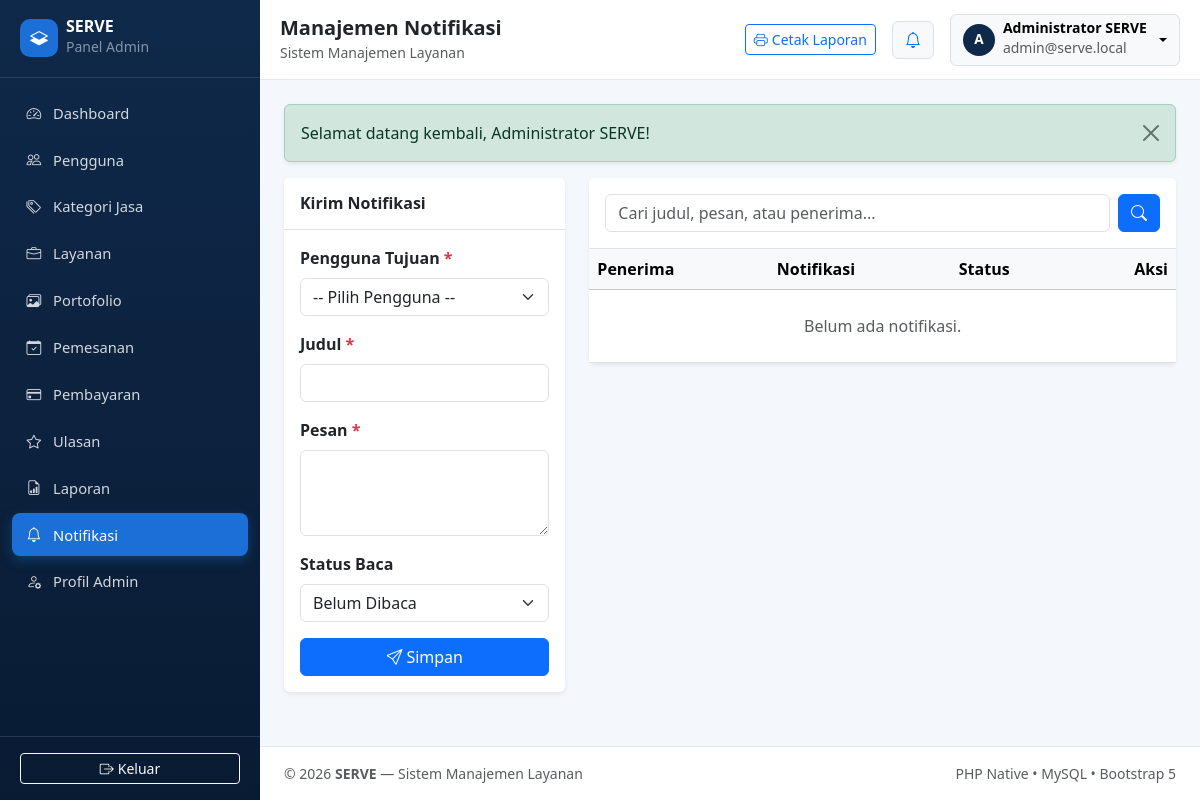
The page /admin/notifications.php (signed in) on the database its author committed.
### tables this page shows
CREATE TABLE IF NOT EXISTS `users` (
  `id` INT UNSIGNED NOT NULL AUTO_INCREMENT,
  `nama_lengkap` VARCHAR(120) NOT NULL,
  `email` VARCHAR(150) NOT NULL,
  `password` VARCHAR(255) NOT NULL,
  `role` ENUM('admin', 'penyedia', 'pelanggan') NOT NULL DEFAULT 'pelanggan',
  `no_telepon` VARCHAR(25) DEFAULT NULL,
  `alamat` TEXT DEFAULT NULL,
  `foto_profil` VARCHAR(255) DEFAULT NULL,
  `bio_penyedia` TEXT DEFAULT NULL,
  `pengalaman_tahun` SMALLINT UNSIGNED DEFAULT 0,
  `status_akun` ENUM('aktif', 'nonaktif') NOT NULL DEFAULT 'aktif',
  `created_at` DATETIME NOT NULL DEFAULT CURRENT_TIMESTAMP,
  `updated_at` DATETIME NOT NULL DEFAULT CURRENT_TIMESTAMP ON UPDATE CURRENT_TIMESTAMP,
  PRIMARY KEY (`id`),
  UNIQUE KEY `uk_users_email` (`email`),
  KEY `idx_users_role_status` (`role`, `status_akun`)
);

### includes/functions.php (called while the page is built, shortened)
<?php
require_once __DIR__ . '/flash.php';
function url(string $path = ''): string
{
    $cleanPath = ltrim($path, '/');
    return BASE_URL . '/' . $cleanPath;
}
function e(?string $value): string
{
    return htmlspecialchars($value ?? '', ENT_QUOTES, 'UTF-8');
}

### includes/auth_guard.php (called while the page is built, shortened)
<?php
require_once __DIR__ . '/functions.php';
function isLoggedIn(): bool
{
    return !empty($_SESSION['user']) && is_array($_SESSION['user']) && !empty($_SESSION['user']['id']);
}
function currentUser(): ?array
{
    return $_SESSION['user'];
}
function requireLogin(): void
{
    $userId = (int) $_SESSION['user']['id'];
    $pdo = getDBConnection();
    $stmt = $pdo->prepare(
        'SELECT id, nama_lengkap, email, role, foto_profil, status_akun FROM users WHERE id = :id LIMIT 1'
    );
    $stmt->execute(['id' => $userId]);
}
function requireRole(string|array $allowedRoles): void
{
    requireLogin();
}

### admin/notifications.php (the view, shortened to what this page needs)
<?php
require_once __DIR__ . '/_layout.php';
$pdo = adminDb();
$editNotif = null;
$q = trim((string) ($_GET['q'] ?? ''));
$sql = 'SELECT n.*, u.nama_lengkap, u.email
        FROM notifikasi n
        LEFT JOIN users u ON n.user_id = u.id
        WHERE 1=1';
$params = [];
$sql .= ' ORDER BY n.id DESC';
$stmt = $pdo->prepare($sql);
$stmt->execute($params);
$notifications = $stmt->fetchAll();
renderAdminHeader('Manajemen Notifikasi', 'notifications');
?>
<div class="row g-4">
    <div class="col-12 col-lg-4">
        <div class="card border-0 shadow-sm">
            <div class="card-header bg-white border-bottom py-3">
                <h2 class="h6 fw-bold mb-0"><?= $editNotif ? 'Edit Notifikasi #' . (int) $editNotif['id'] : 'Kirim Notifikasi'; ?></h2>
            </div>
            <div class="card-body">
                <form method="post" action="<?= e(url('admin/notifications.php')); ?>">
                    <div class="mb-3">
                        <label class="form-label fw-semibold">Pengguna Tujuan <span class="text-danger">*</span></label>
                        <select name="user_id" class="form-select" required>
                            <option value="">-- Pilih Pengguna --</option>
                        </select>
                    </div>
                    <div class="mb-3">
                        <label class="form-label fw-semibold">Judul <span class="text-danger">*</span></label>
                        <input type="text" name="judul" class="form-control" value="<?= e((string) ($editNotif['judul'] ?? '')); ?>" required>
                    </div>
                    <div class="mb-3">
                        <label class="form-label fw-semibold">Pesan <span class="text-danger">*</span></label>
                        <textarea name="pesan" class="form-control" rows="3" required><?= e((string) ($editNotif['pesan'] ?? '')); ?></textarea>
                    </div>
                    <div class="mb-3">
                        <label class="form-label fw-semibold">Status Baca</label>
                        <?php $sb = (int) ($editNotif['is_read'] ?? 0); ?>
                        <select name="is_read" class="form-select">
                            <option value="0" <?= $sb === 0 ? 'selected' : ''; ?>>Belum Dibaca</option>
                        </select>
                    </div>
                    <div class="d-flex gap-2">
                        <button type="submit" class="btn btn-primary flex-grow-1"><i class="bi bi-send me-1"></i>Simpan</button>
                    </div>
                </form>
            </div>
        </div>
    </div>
    <div class="col-12 col-lg-8">
        <div class="card border-0 shadow-sm">
            <div class="card-header bg-white border-bottom py-3">
                <form method="get" action="<?= e(url('admin/notifications.php')); ?>" class="d-flex gap-2">
                    <input type="text" name="q" class="form-control" placeholder="Cari judul, pesan, atau penerima..." value="<?= e($q); ?>">
                    <button type="submit" class="btn btn-primary"><i class="bi bi-search"></i></button>
                </form>
            </div>
            <div class="table-responsive">
                <table class="table table-hover align-middle mb-0">
                    <thead class="table-light">
                        <tr>
                            <th>Penerima</th>
                            <th>Notifikasi</th>
                            <th>Status</th>
                            <th class="text-end">Aksi</th>
                        </tr>
                    </thead>
                    <tbody>
                        <?php if (empty($notifications)): ?>
                            <tr><td colspan="4" class="text-center text-muted py-4">Belum ada notifikasi.</td></tr>
                        <?php endif; ?>
                    </tbody>
                </table>
            </div>
        </div>
    </div>
</div>
<?php renderAdminFooter(); ?>

### admin/_layout.php (shortened to what this page needs)
<?php
require_once __DIR__ . '/../includes/auth_guard.php';
requireRole('admin');
function renderAdminHeader(string $pageTitle, string $activeNav, array $chartData = []): void
{
    $adminUser = currentUser();
    $adminName = (string) ($adminUser['nama_lengkap'] ?? 'Administrator');
    $adminEmail = (string) ($adminUser['email'] ?? '');
    $navItems = [
        ['key' => 'dashboard',     'label' => 'Dashboard',      'icon' => 'bi-speedometer2',           'href' => 'admin/dashboard.php'],
        ['key' => 'users',         'label' => 'Pengguna',       'icon' => 'bi-people',                 'href' => 'admin/users.php'],
        ['key' => 'categories',    'label' => 'Kategori Jasa',  'icon' => 'bi-tags',                   'href' => 'admin/categories.php'],
        ['key' => 'services',      'label' => 'Layanan',        'icon' => 'bi-briefcase',              'href' => 'admin/services.php'],
        ['key' => 'portfolios',    'label' => 'Portofolio',     'icon' => 'bi-images',                 'href' => 'admin/portfolios.php'],
        ['key' => 'orders',        'label' => 'Pemesanan',      'icon' => 'bi-calendar-check',         'href' => 'admin/orders.php'],
        ['key' => 'payments',      'label' => 'Pembayaran',     'icon' => 'bi-credit-card',            'href' => 'admin/payments.php'],
        ['key' => 'reviews',       'label' => 'Ulasan',         'icon' => 'bi-star',                   'href' => 'admin/reviews.php'],
        ['key' => 'reports',       'label' => 'Laporan',        'icon' => 'bi-file-earmark-bar-graph', 'href' => 'admin/reports.php'],
        ['key' => 'notifications', 'label' => 'Notifikasi',     'icon' => 'bi-bell',                   'href' => 'admin/notifications.php'],
        ['key' => 'profile',       'label' => 'Profil Admin',   'icon' => 'bi-person-gear',            'href' => 'admin/profile.php'],
    ];
    ?>
<!DOCTYPE html>
<html lang="id">
<head>
    <link href="https://cdn.jsdelivr.net/npm/bootstrap@5.3.3/dist/css/bootstrap.min.css" rel="stylesheet">
    <link href="https://cdn.jsdelivr.net/npm/bootstrap-icons@1.11.3/font/bootstrap-icons.min.css" rel="stylesheet">
    <link href="<?= e(url('assets/css/style.css')); ?>" rel="stylesheet">
</head>
<body class="serve-admin-body">
<div class="serve-admin-wrapper">
    <aside class="serve-sidebar" id="serveSidebar">
        <div class="serve-sidebar-brand">
            <a href="<?= e(url('admin/dashboard.php')); ?>" class="d-flex align-items-center gap-2 text-white text-decoration-none">
                <span class="serve-brand-badge"><i class="bi bi-layers-half"></i></span>
                <div>
                    <div class="fw-bold lh-1"><?= e(APP_NAME); ?></div>
                    <small class="text-white-50">Panel Admin</small>
                </div>
            </a>
        </div>
        <nav class="serve-sidebar-nav" aria-label="Menu Administrator">
            <?php foreach ($navItems as $item): ?>
                <?php $isActive = ($activeNav === $item['key']); ?>
                <a href="<?= e(url($item['href'])); ?>" class="serve-nav-link <?= $isActive ? 'active' : ''; ?>">
                    <i class="bi <?= e($item['icon']); ?>"></i>
                    <span><?= e($item['label']); ?></span>
                </a>
            <?php endforeach; ?>
        </nav>
        <div class="serve-sidebar-footer">
            <a href="<?= e(url('auth/logout.php')); ?>" class="btn btn-outline-light btn-sm w-100">
                <i class="bi bi-box-arrow-right me-1"></i>Keluar
            </a>
        </div>
    </aside>
    <div class="serve-main-panel">
        <header class="serve-topbar">
            <div class="d-flex align-items-center gap-2">
                <div>
                    <h1 class="h5 fw-bold mb-0 text-dark"><?= e($pageTitle); ?></h1>
                    <small class="text-muted d-none d-sm-inline"><?= e(defined('APP_TAGLINE') ? (string) APP_TAGLINE : 'Sistem Manajemen Layanan'); ?></small>
                </div>
            </div>
            <div class="d-flex align-items-center gap-3">
                <a href="<?= e(url('admin/reports.php')); ?>" class="btn btn-outline-primary btn-sm d-none d-sm-inline-flex align-items-center gap-1" title="Pusat Laporan & Cetak">
                    <i class="bi bi-printer"></i>
                    <span>Cetak Laporan</span>
                </a>
                <a href="<?= e(url('admin/notifications.php')); ?>" class="btn btn-light position-relative border" title="Notifikasi">
                    <i class="bi bi-bell text-primary"></i>
                </a>
                <div class="dropdown">
                    <button class="btn btn-light border dropdown-toggle d-flex align-items-center gap-2" type="button" data-bs-toggle="dropdown" aria-expanded="false">
                        <span class="serve-avatar-sm"><?= e(strtoupper(mb_substr($adminName, 0, 1))); ?></span>
                        <span class="text-start d-none d-md-inline">
                            <span class="d-block small fw-semibold lh-1"><?= e($adminName); ?></span>
                            <small class="text-muted"><?= e($adminEmail); ?></small>
                        </span>
                    </button>
                </div>
            </div>
        </header>
        <main class="serve-content container-fluid py-4 px-3 px-md-4">
    <?php
}
function renderAdminFooter(array $chartData = []): void
{
    ?>
        </main>
        <footer class="serve-admin-footer px-3 px-md-4 py-3">
            <div class="d-flex flex-wrap justify-content-between align-items-center gap-2 small text-muted">
                <span>&copy; <?= date('Y'); ?> <strong><?= e(APP_NAME); ?></strong> — Sistem Manajemen Layanan</span>
                <span>PHP Native &bull; MySQL &bull; Bootstrap 5</span>
            </div>
        </footer>
    </div>
</div>
</body>
</html>
    <?php
}

### assets/css/style.css (style rules this page uses)
:root { --serve-navy: #0f294a; --serve-navy-dark: #091b33; --serve-primary: #1d6fd8; --serve-primary-hover: #1559b0; --serve-surface: #ffffff; --serve-bg: #f4f7fb; }
*, *::before, *::after { box-sizing: border-box; }
html, body { max-width: 100%; overflow-x: hidden; -webkit-text-size-adjust: 100%; }
body { min-height: 100vh; display: flex; flex-direction: column; background-color: var(--serve-bg); }
main { flex: 1 0 auto; min-width: 0; }
.card, .table, .alert, .list-group-item { overflow-wrap: anywhere; }
.serve-admin-body { background-color: var(--serve-bg); }
.serve-admin-wrapper { display: flex; min-height: 100vh; position: relative; max-width: 100%; }
.serve-sidebar { width: 260px; background: linear-gradient(180deg, var(--serve-navy) 0%, var(--serve-navy-dark) 100%); color: #ffffff; display: flex; flex-direction: column; flex-shrink: 0; z-index: 1045; transition: transform 0.25s ease; }
.serve-sidebar-brand { padding: 1.15rem 1.25rem; border-bottom: 1px solid rgba(255, 255, 255, 0.12); display: flex; align-items: center; justify-content: space-between; }
.serve-brand-badge { width: 38px; height: 38px; border-radius: 10px; background-color: var(--serve-primary); display: inline-flex; align-items: center; justify-content: center; font-size: 1.1rem; }
.serve-sidebar-nav { padding: 0.85rem 0.75rem; display: flex; flex-direction: column; gap: 0.25rem; flex: 1 1 auto; }
.serve-nav-link { display: flex; align-items: center; gap: 0.75rem; padding: 0.65rem 0.9rem; border-radius: 0.5rem; color: rgba(255, 255, 255, 0.82); text-decoration: none; font-size: 0.92rem; font-weight: 500; transition: background-color 0.2s ease, color 0.2s ease; }
.serve-nav-link.active { background-color: var(--serve-primary); color: #ffffff; box-shadow: 0 4px 12px rgba(29, 111, 216, 0.35); }
.serve-sidebar-footer { padding: 1rem 1.25rem; border-top: 1px solid rgba(255, 255, 255, 0.12); }
.serve-main-panel { flex: 1 1 auto; min-width: 0; display: flex; flex-direction: column; }
.serve-topbar { background-color: var(--serve-surface); border-bottom: 1px solid #e2e8f0; padding: 0.85rem 1.25rem; display: flex; align-items: center; justify-content: space-between; gap: 0.75rem; position: sticky; top: 0; z-index: 1020; }
.serve-avatar-sm { width: 32px; height: 32px; border-radius: 50%; background-color: var(--serve-navy); color: #ffffff; display: inline-flex; align-items: center; justify-content: center; font-weight: 700; font-size: 0.85rem; flex-shrink: 0; }
.serve-admin-footer { background-color: var(--serve-surface); border-top: 1px solid #e2e8f0; }

### rows shown on the page
users: nama_lengkap "A", nama_lengkap "Administrator SERVE", email "admin@serve.local"

### other values the page prints
APP_NAME "SERVE"
$item['label'] "Dashboard"
$item['label'] "Pengguna"
$item['label'] "Kategori Jasa"
$item['label'] "Layanan"
$item['label'] "Portofolio"
$item['label'] "Pemesanan"
$item['label'] "Pembayaran"
$item['label'] "Ulasan"
$item['label'] "Laporan"
$item['label'] "Notifikasi"
$item['label'] "Profil Admin"
$pageTitle "Manajemen Notifikasi"
$message "Selamat datang kembali, Administrator SERVE!"
